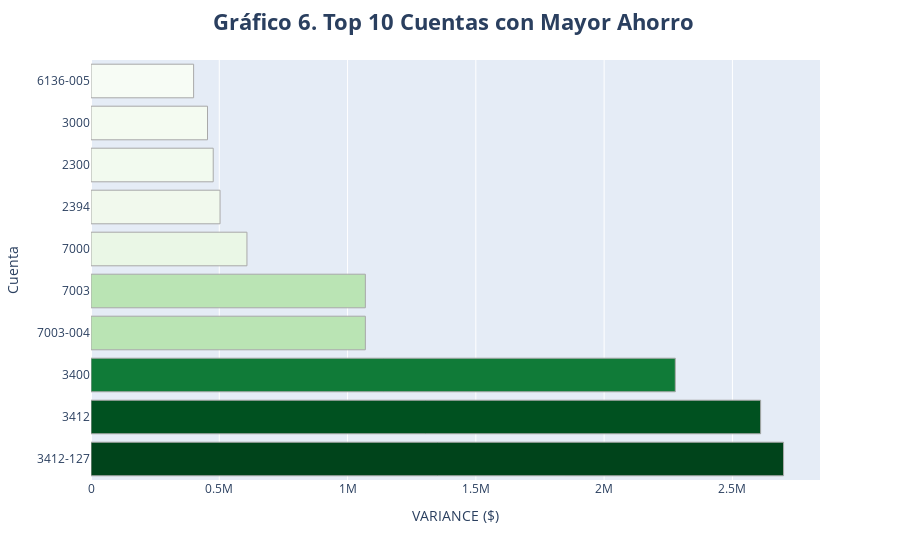

This figure's notebook cell:
### Markdown cell above
El gráfico 5, muestra cómo se distribuye el costo total entre los diferentes tipos de gasto. Cada segmento representa un tipo, y el tamaño del segmento indica qué porcentaje del gasto total corresponde a ese tipo.

Esta visualización permite detectar con facilidad qué áreas dominan el gasto operativo y abre la puerta a preguntas estratégicas

### Code cell
ahorros = final_cost_report.sort_values("VARIANCE", ascending=False).head(10)
ahorros["VARIANCE_M"] = (ahorros["VARIANCE"] / 1_000_000).round(2)
fig = px.bar(ahorros,x="VARIANCE",y="ACCT",labels={"VARIANCE": "VARIANCE ($)", "ACCT": "Cuenta"},color="VARIANCE",color_continuous_scale="greens",height=500,hover_data={"VARIANCE_M": True}
)
fig.update_traces(hovertemplate='<b>Cuenta:</b> %{y}<br>'+'<b>Ahorro:</b> $%{customdata[0]} M<extra></extra>',marker=dict(line=dict(color='darkgray', width=1))
)
fig.update_layout(title={'text': "<b> Gráfico 6. Top 10 Cuentas con Mayor Ahorro</b>", 'x':0.5},title_font_size=22,coloraxis_showscale=False
)
fig.show()

### Figure 1 — Plotly figure (JSON) as saved in the notebook; plotly's stock layout.template omitted (floating-point values rounded to 4 significant figures)
{"data": [{"alignmentgroup": "True", "customdata": [[2.7], [2.61], [2.28], [1.07], [1.07], [0.61], [0.5], [0.48], [0.45], [0.4]], "hovertemplate": "<b>Cuenta:</b> %{y}<br><b>Ahorro:</b> $%{customdata[0]} M<extra></extra>", "legendgroup": "", "marker": {"color": [2699000.0, 2610000.0, 2277000.0, 1069000.0, 1069000.0, 607900.0, 503000.0, 476400.0, 454100.0, 400000], "coloraxis": "coloraxis", "line": {"color": "darkgray", "width": 1}, "pattern": {"shape": ""}}, "name": "", "offsetgroup": "", "orientation": "h", "showlegend": false, "textposition": "auto", "type": "bar", "x": [2699000.0, 2610000.0, 2277000.0, 1069000.0, 1069000.0, 607900.0, 503000.0, 476400.0, 454100.0, 400000], "xaxis": "x", "y": ["3412-127", "3412", "3400", "7003-004", "7003", "7000", "2394", "2300", "3000", "6136-005"], "yaxis": "y"}], "layout": {"autosize": true, "barmode": "relative", "coloraxis": {"colorbar": {"title": {"text": "VARIANCE ($)"}}, "colorscale": [[0, "rgb(247,252,245)"], [0.125, "rgb(229,245,224)"], [0.25, "rgb(199,233,192)"], [0.375, "rgb(161,217,155)"], [0.5, "rgb(116,196,118)"], [0.625, "rgb(65,171,93)"], [0.75, "rgb(35,139,69)"], [0.875, "rgb(0,109,44)"], [1, "rgb(0,68,27)"]], "showscale": false}, "legend": {"tracegroupgap": 0}, "margin": {"t": 60}, "title": {"font": {"size": 22}, "text": "<b> Gráfico 6. Top 10 Cuentas con Mayor Ahorro</b>", "x": 0.5}, "xaxis": {"anchor": "y", "autorange": true, "domain": [0, 1], "range": [0, 2841000.0], "title": {"text": "VARIANCE ($)"}, "type": "linear"}, "yaxis": {"anchor": "x", "autorange": true, "domain": [0, 1], "range": [-0.5, 9.5], "title": {"text": "Cuenta"}, "type": "category"}}}
